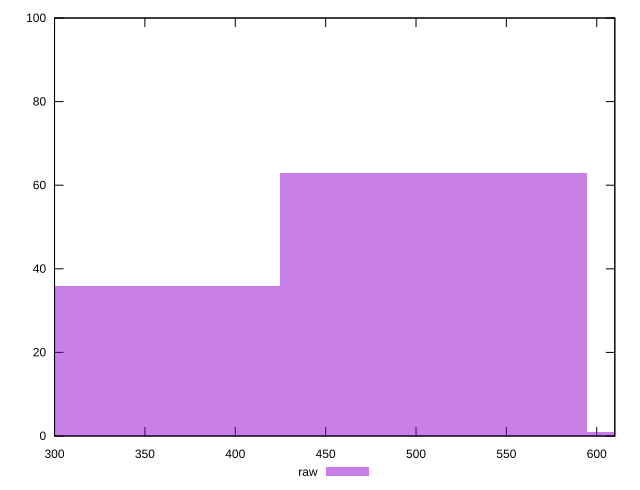

Write gnuplot code to recreate this figure.
reset

$raw <<EOF
509.88476511278554 63
679.8463534837141 1
339.92317674185705 36
EOF

set key outside below
set boxwidth 169.96158837092852
set xrange [300:610]
set yrange [0:100]
set trange [0:100]
set style fill transparent solid 0.5 noborder
set terminal svg size 640, 490 enhanced background rgb 'white'
set output "report_00026_2021-02-22T21:38:55.199Z/uses-webp-images/samples/pages/raw/histogram.svg"

plot $raw title "raw" with boxes

reset
